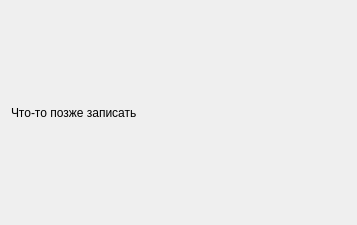
<?xml version="1.0" encoding="UTF-8"?>
<ui version="4.0">
 <class>About</class>
 <widget class="QWidget" name="About">
  <property name="geometry">
   <rect>
    <x>0</x>
    <y>0</y>
    <width>357</width>
    <height>225</height>
   </rect>
  </property>
  <property name="windowTitle">
   <string>О программе</string>
  </property>
  <layout class="QHBoxLayout" name="horizontalLayout">
   <item>
    <widget class="QLabel" name="label">
     <property name="text">
      <string>Что-то позже записать</string>
     </property>
    </widget>
   </item>
  </layout>
 </widget>
 <resources/>
 <connections/>
</ui>
